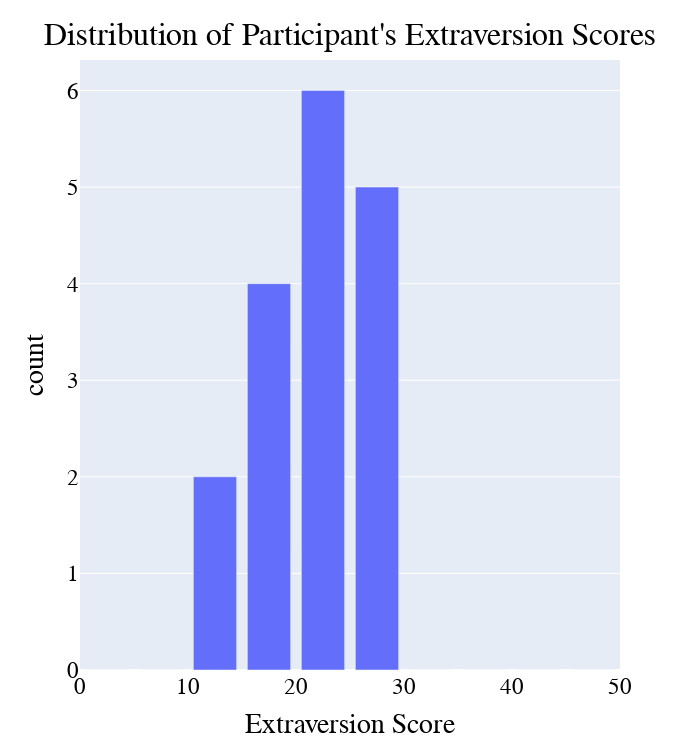

The code cell stored with this chart in its notebook:
### Markdown cell above
### Personality of Particpants (Extraversion)

### Code cell
counts, bins = np.histogram(df_dem['extraversion_score'], bins=range(0, 55, 5))
bins = 0.5 * (bins[:-1] + bins[1:])
fig = px.bar(x=bins, y=counts, labels={'x':'Extraversion Score', 'y':'count'})
fig.update_layout(
    width=700,
    height=750,
    title={
        'text': "Distribution of Participant's Extraversion Scores",
        'y':0.97,
        'x':0.5,
        'xanchor': 'center',
        'yanchor': 'top'},
    
    legend=dict(x=0.7, y=0.975),
    font=dict(
        family="Arial",
        size=23,
        color="#000000"
    ),
)
fig.show()

### Figure 1 — Plotly figure (JSON) as saved in the notebook; plotly's stock layout.template omitted (floating-point values rounded to 4 significant figures)
{"data": [{"alignmentgroup": "True", "hovertemplate": "Extraversion Score=%{x}<br>count=%{y}<extra></extra>", "legendgroup": "", "marker": {"color": "#636efa"}, "name": "", "offsetgroup": "", "orientation": "v", "showlegend": false, "textposition": "auto", "type": "bar", "x": [2.5, 7.5, 12.5, 17.5, 22.5, 27.5, 32.5, 37.5, 42.5, 47.5], "xaxis": "x", "y": [0, 0, 2, 4, 6, 5, 0, 0, 0, 0], "yaxis": "y"}], "layout": {"barmode": "relative", "font": {"color": "#000000", "family": "Arial", "size": 23}, "height": 750, "legend": {"tracegroupgap": 0, "x": 0.7, "y": 0.975}, "margin": {"t": 60}, "title": {"text": "Distribution of Participant's Extraversion Scores", "x": 0.5, "xanchor": "center", "y": 0.97, "yanchor": "top"}, "width": 700, "xaxis": {"anchor": "y", "domain": [0, 1], "title": {"text": "Extraversion Score"}}, "yaxis": {"anchor": "x", "domain": [0, 1], "title": {"text": "count"}}}}
